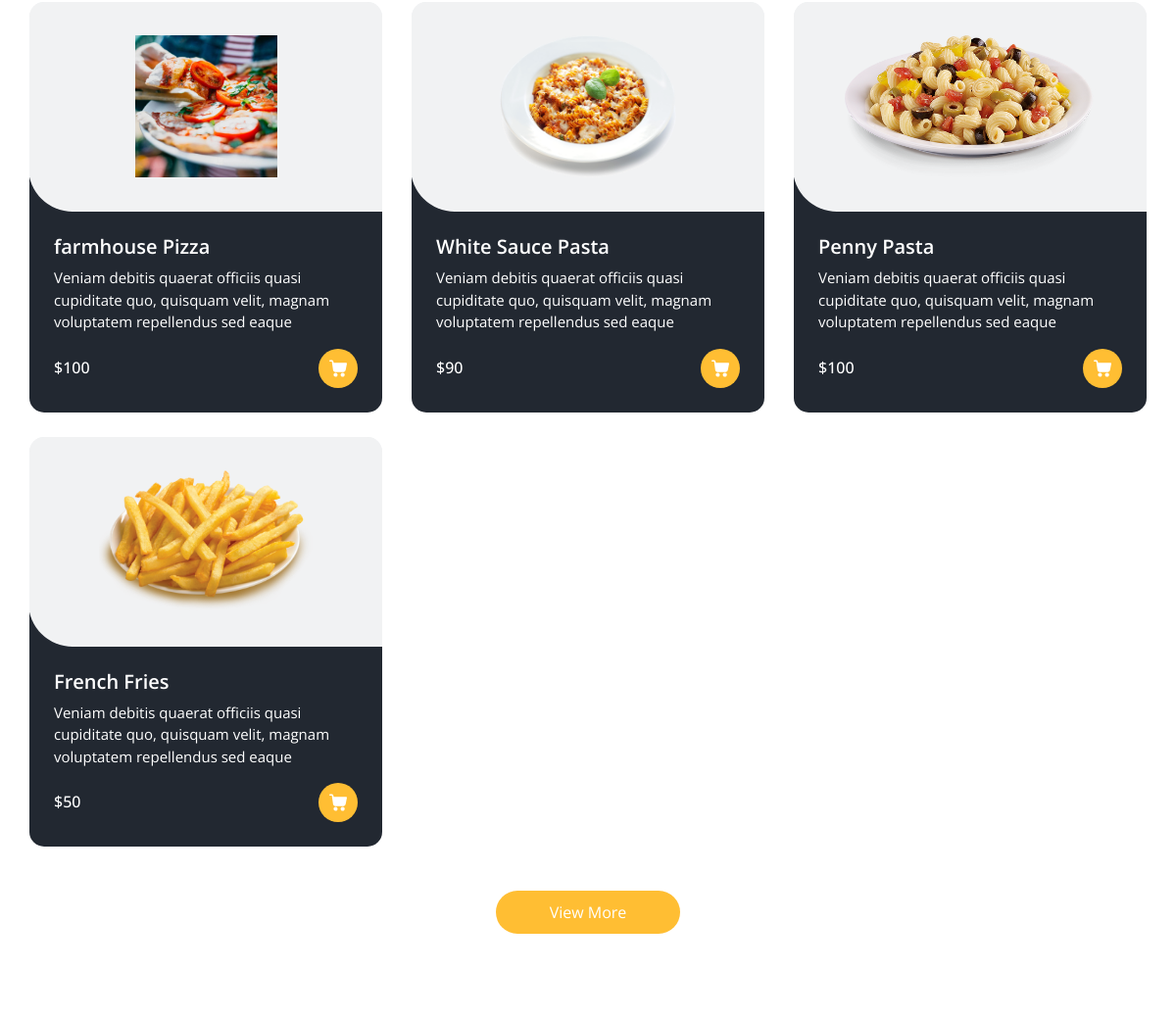
Page /menu (middle part) on the earlier database version.
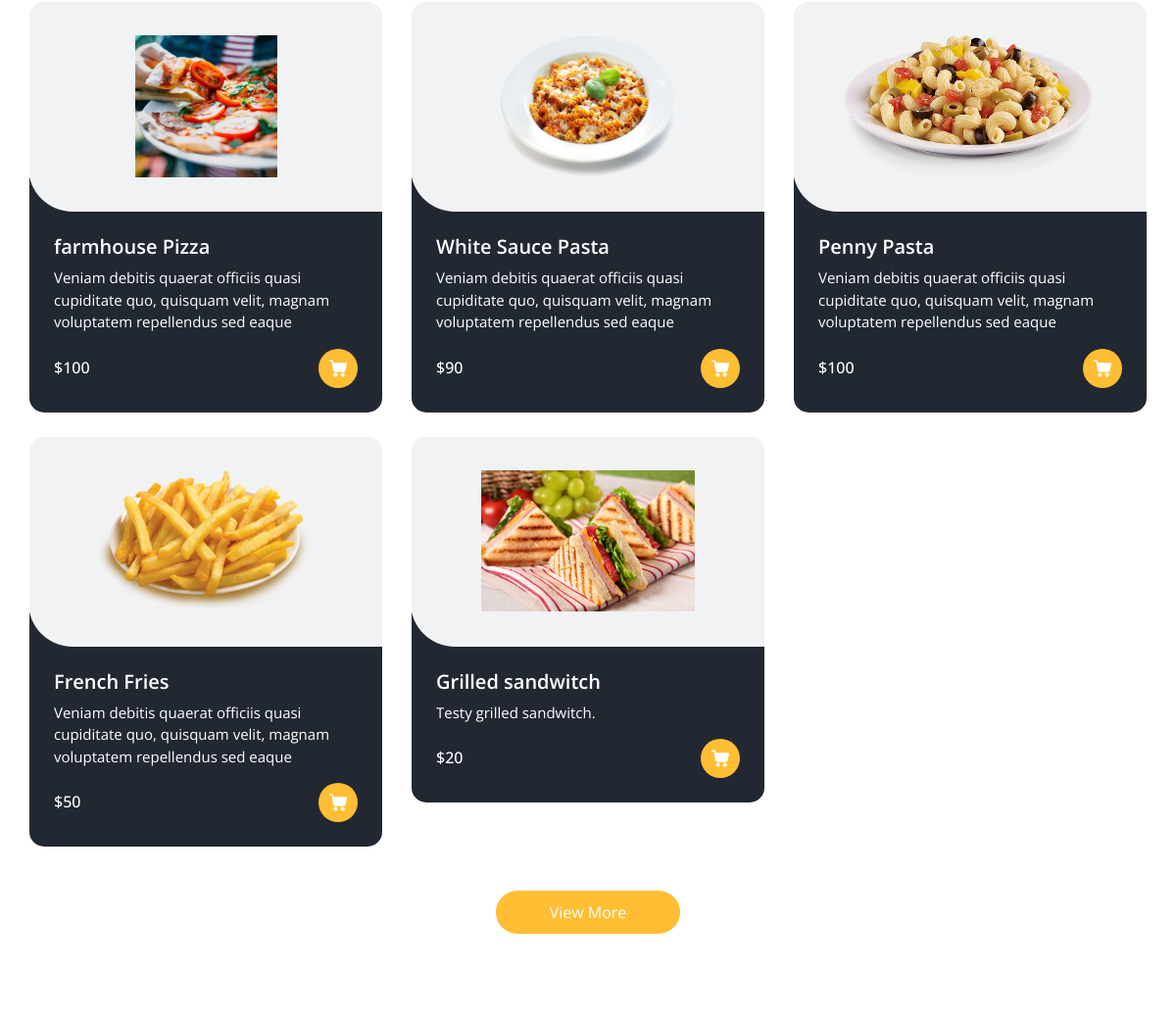
Same page on the later database version.
### Base_App/models.py (models this page shows, shortened)
class Item(models.Model):
    Item_name = models.CharField(max_length=40)
    description = models.TextField(blank=False)
    Price = models.IntegerField()
    Category = models.ForeignKey(ItemList, related_name="Name", on_delete=models.CASCADE)
    Image = models.ImageField(upload_to='items/')

### Base_App/views.py (the view)
# urls.py: path('menu', MenuView, name="Menu"),
def MenuView(request):
    items = Item.objects.all()
    list = ItemList.objects.all()
    return render(request,'menu.html', {'items':items, 'list':list})

### Base_App/models.py (called while the page is built)
    def __str__(self):
        return self.Category_name

### Template/menu.html (shortened to what this page needs)
{% extends "base.html" %}
{% block class %}class="sub_page"{% endblock class %}
{% block main %}
  <section class="food_section layout_padding-bottom">
    <div class="container">
      <div class="filters-content">
        <div class="row grid">
          {% for j in items %}
          <div class="col-sm-6 col-lg-4 all {{j.Category}}">
            <div class="box">
              <div>
                <div class="img-box">
                  <img src="/media/{{j.Image}}" alt="{{j.Image}}">
                </div>
                <div class="detail-box">
                  <h5>
                    {{j.Item_name}}
                  </h5>
                  <p>
                    {{j.description}}
                  </p>
                  <div class="options">
                    <h6>
                      ${{j.Price}}
                    </h6>
                    <a href="">
                    </a>
                  </div>
                </div>
              </div>
            </div>
          </div>
          {% endfor %}
        </div>
      </div>
      <div class="btn-box">
        <a href="">
          View More
        </a>
      </div>
    </div>
  </section>
{% endblock main %}

### Template/base.html (shortened to what this page needs)
<!DOCTYPE html>
<html>
{% load static %}
<head>
  <link rel="stylesheet" type="text/css" href="{% static 'css/bootstrap.css' %}" />
  <link rel="stylesheet" type="text/css" href="https://cdnjs.cloudflare.com/ajax/libs/OwlCarousel2/2.3.4/assets/owl.carousel.min.css" />
  <link rel="stylesheet" href="https://cdnjs.cloudflare.com/ajax/libs/jquery-nice-select/1.1.0/css/nice-select.min.css" />
  <link href="{% static 'css/font-awesome.min.css' %}" rel="stylesheet" />
  <link href="{% static 'css/style.css' %}" rel="stylesheet" />
  <link href="{% static 'css/responsive.css' %}" rel="stylesheet" />
</head>
<body {% block class %}{% endblock class %}>
 {% block main %}{% endblock main %}
</body>
</html>

### Static/css/style.css (style rules this page uses)
body { font-family: "Open Sans", sans-serif; color: #0c0c0c; background-color: #ffffff; overflow-x: hidden; }
.layout_padding-bottom { padding-bottom: 90px; }
a, a:hover, a:focus { text-decoration: none; }
.food_section .box { position: relative; margin-top: 25px; background-color: #ffffff; border-radius: 10px; color: #ffffff; border-radius: 15px; overflow: hidden; background: linear-gradient(to bottom, #f1f2f3 25px, #222831 25px); }
.food_section .box .img-box { background: #f1f2f3; display: -webkit-box; display: -ms-flexbox; display: flex; -webkit-box-pack: center; -ms-flex-pack: center; justify-content: center; -webkit-box-align: center; -ms-flex-align: center; align-items: center; height: 215px; border-radius: 0 0 0 45px; margin: -1px; padding: 25px; }
.food_section .box .img-box img { max-width: 100%; max-height: 145px; -webkit-transition: all .2s; transition: all .2s; }
.food_section .box .detail-box { padding: 25px; }
.food_section .box .detail-box h5 { font-weight: 600; }
.food_section .box .detail-box p { font-size: 15px; }
.food_section .box .detail-box h6 { margin-top: 10px; }
.food_section .box .options { display: -webkit-box; display: -ms-flexbox; display: flex; -webkit-box-pack: justify; -ms-flex-pack: justify; justify-content: space-between; }
.food_section .box .options a { width: 40px; height: 40px; border-radius: 100%; background: #ffbe33; display: -webkit-box; display: -ms-flexbox; display: flex; -webkit-box-pack: center; -ms-flex-pack: center; justify-content: center; -webkit-box-align: center; -ms-flex-align: center; align-items: center; }
.food_section .box .options a svg { width: 18px; height: auto; fill: #ffffff; }
.food_section .btn-box { display: -webkit-box; display: -ms-flexbox; display: flex; -webkit-box-pack: center; -ms-flex-pack: center; justify-content: center; margin-top: 45px; }
.food_section .btn-box a { display: inline-block; padding: 10px 55px; background-color: #ffbe33; color: #ffffff; border-radius: 45px; -webkit-transition: all 0.3s; transition: all 0.3s; border: none; }

### Static/css/responsive.css (style rules this page uses)
@media (min-width: 1200px) { .container { max-width: 1170px; } }

Differences in the rows shown:
added Item: Image (picture), Item_name "Grilled sandwitch", description "Testy grilled sandwitch.", Price "20"
